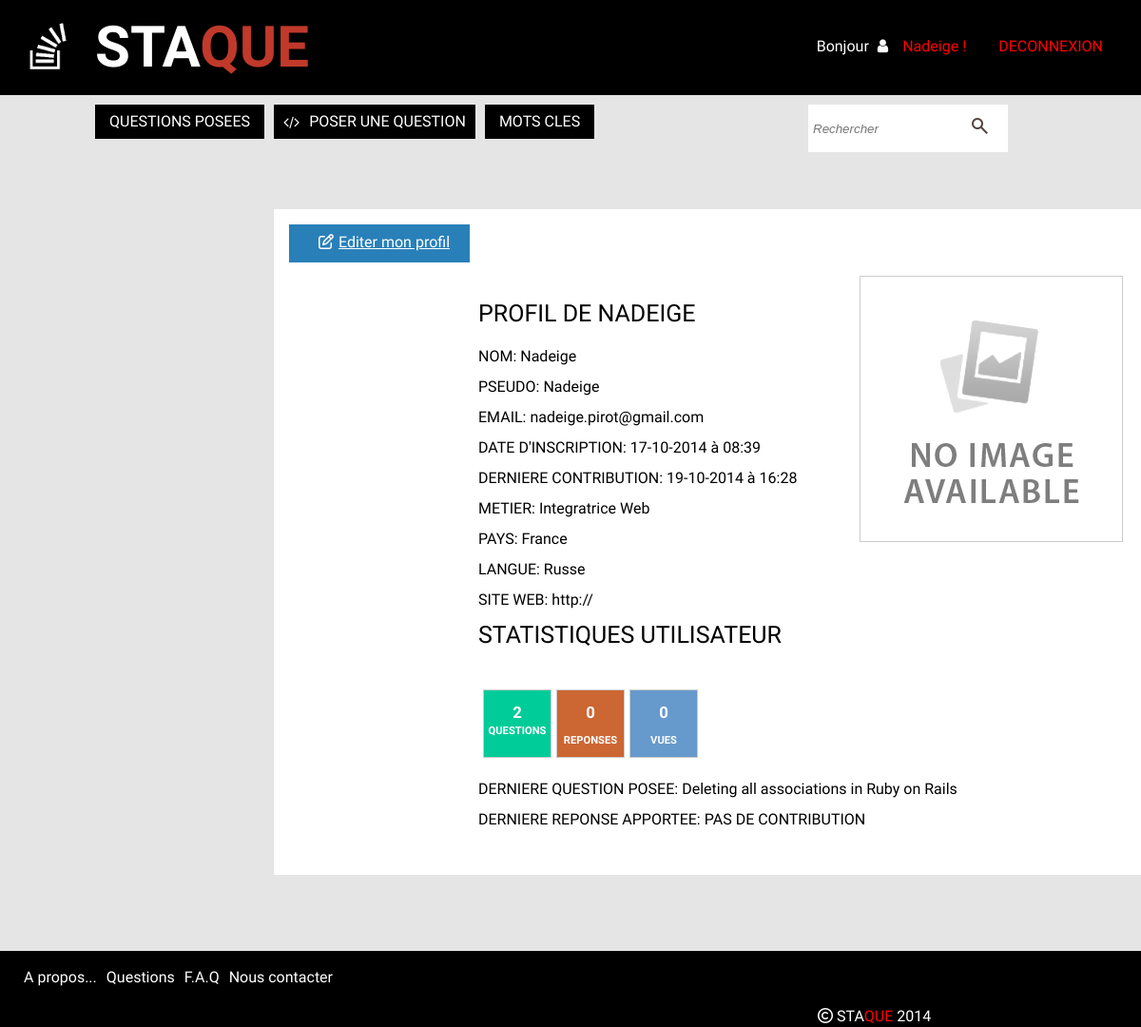
Before: /profile.php?id=18 (signed in) with the older database file.
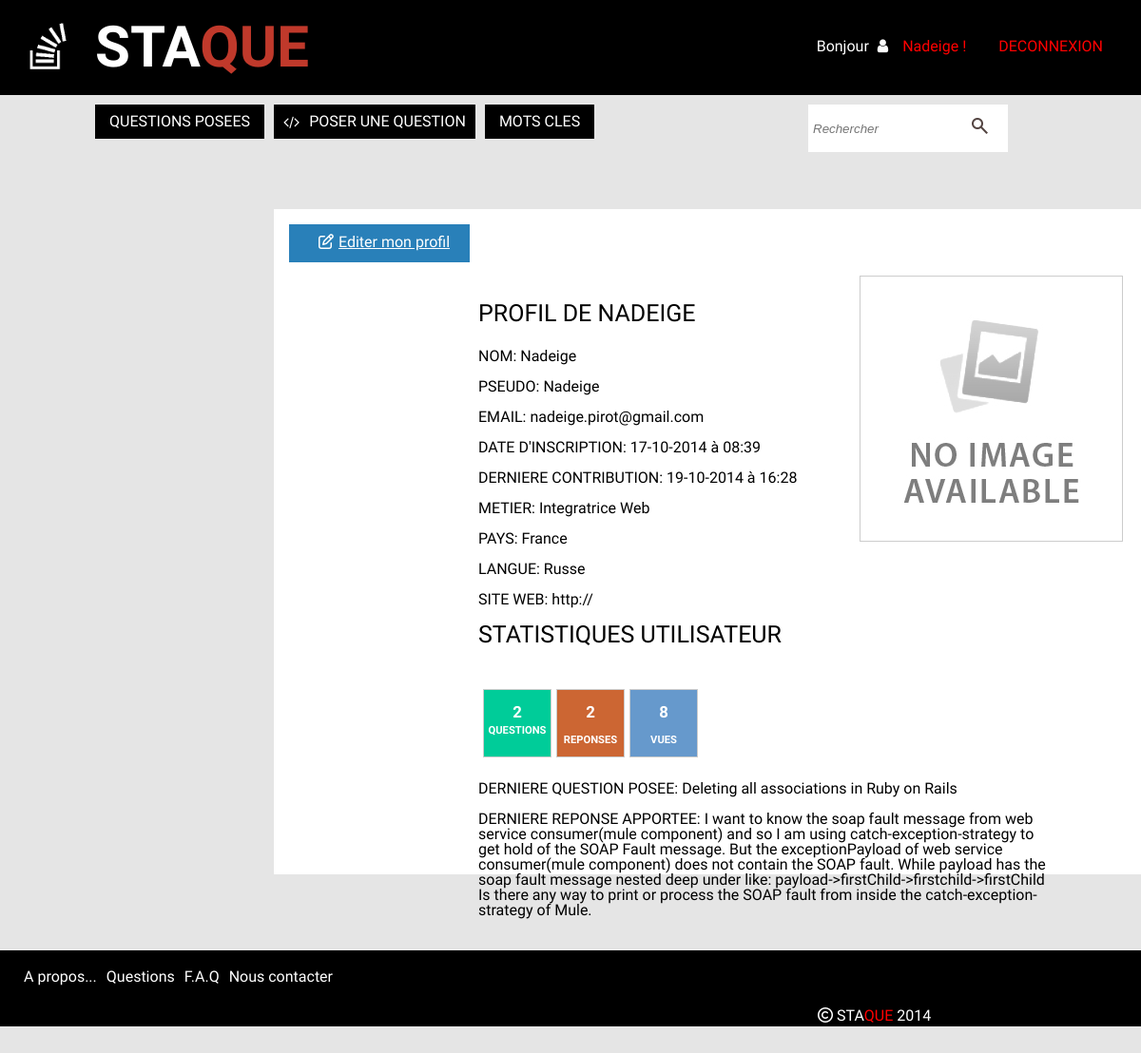
After: the same page with the newer database file.
### tables this page shows
CREATE TABLE IF NOT EXISTS `users` (
  `id` int(11) NOT NULL AUTO_INCREMENT,
  `name` varchar(255) NOT NULL,
  `avatar` varchar(255) DEFAULT NULL,
  `email` varchar(50) NOT NULL,
  `username` varchar(50) NOT NULL,
  `password` varchar(255) NOT NULL,
  `salt` varchar(50) NOT NULL,
  `token` varchar(50) NOT NULL,
  `dateRegistered` datetime NOT NULL,
  `dateModified` datetime NOT NULL,
  `job` varchar(255) NOT NULL,
  `country` varchar(255) NOT NULL,
  `language` varchar(255) NOT NULL,
  `externallink` varchar(255) DEFAULT NULL,
  `score` int(11) NOT NULL,
  PRIMARY KEY (`id`)
);

### inc/functions.php (called while the page is built, shortened)
<?php
	function userIsLogged(){
		if (!empty($_SESSION['user'])){
			return true;
		}
		return false;
	}
?>

### profile.php (the view, shortened to what this page needs)
<?php
$id=$_GET['id'];
include("db.php");
include("inc/functions.php");
include("inc/top.php");
$sql= "SELECT dateModified
	   FROM questions
	   WHERE id_user= :iduser
	   ORDER BY dateModified
	   LIMIT 1";
	   $stmt=$dbh->prepare($sql);
 $stmt->bindValue(":iduser",$id);
 $stmt ->execute();
 $lastUpdate=$stmt->fetchColumn();
$sql="SELECT COUNT(*)
	  FROM questions
	  WHERE id_user= :iduser";
$stmt=$dbh->prepare($sql);
$stmt->bindValue(":iduser",$id);
$stmt->execute();
$questionNumber=$stmt->fetchColumn();
$sql="SELECT COUNT(*)
	  FROM answers
	  WHERE id_user= :iduser";
$stmt=$dbh->prepare($sql);
$stmt->bindValue(":iduser",$id);
$stmt->execute();
$answerNumber=$stmt->fetchColumn();
$sql="SELECT title
      FROM questions
      WHERE id_user=:iduser
      ORDER BY dateCreated DESC
      LIMIT 1 ";
 $stmt=$dbh->prepare($sql);
 $stmt->bindValue(":iduser",$id);
 $stmt ->execute();
 $lastQuestion=$stmt->fetchColumn();
 $sql="SELECT contenu
      FROM answers
      WHERE id_user=:iduser
      ORDER BY dateCreated DESC
      LIMIT 1 ";
 $stmt=$dbh->prepare($sql);
 $stmt->bindValue(":iduser",$id);
 $stmt ->execute();
 $lastAnswer=$stmt->fetchColumn();
$sql="SELECT *
	  FROM users
	  WHERE id= :id";
$stmt=$dbh->prepare($sql);
	$stmt ->bindValue(":id", $id);
	$stmt->execute();
	$users=$stmt->fetch();
?>
 <main class="mainContentProfile">
		<div id="edit">
<?php
if (userIsLogged() && $_SESSION['user']['id']==$_GET['id']) { ?>
 		<a href="edit.php"><i class="fa fa-pencil-square-o"></i><span class="espace"></span>Editer mon profil</a>
 		</div>
<?php } ?>
		<div class="info">
				<h1> Profil de <?php echo $users['username']; ?></h1>
			<p> NOM:
			<?php if($users['name']==""){
				echo $users['name']=" NON RENSEIGNE";
			}
			else echo $users['name'];
			?>
			</p></br>
 			<p> PSEUDO:
 			<?php if($users['username']==""){
				echo $users['username']=" NON RENSEIGNE";
			}
			else echo $users['username'];
			?>
 			 </p></br>
 			<p> EMAIL:
 			<?php if($users['email']==""){
				echo $users['email']=" NON RENSEIGNE";
			}
			else echo $users['email'];
			?>
			</p></br>
			<p>DATE D'INSCRIPTION:
			<?php echo date("d-m-Y à H:i",strtotime($users['dateRegistered']));?>
			</p></br>
			<p> DERNIERE CONTRIBUTION:
              <?php echo date("d-m-Y à H:i",strtotime($lastUpdate));?>
			</p></br>
			<p> METIER:
              <?php if($users['job']==""){
				echo $users['job']=" NON RENSEIGNE";
			}
			else echo $users['job'];
			?>
			</p></br>
			<p> PAYS:
              <?php if($users['country']==""){
				echo $users['country']=" NON RENSEIGNE";
			}
			else echo $users['country'];
			?>
			</p></br>
			<p> LANGUE:
              <?php if($users['language']==""){
				echo $users['language']="NON RENSEIGNEE ";
			}
			else echo $users['language'];
			?>
			</p></br>
			<p> SITE WEB:
              <?php if($users['externallink']==""){
				echo "http://".$users['externallink']="";
			}
			else echo $users['externallink'];
			?></p><br/>
			<div id="activity">
				<h1> STATISTIQUES UTILISATEUR</h1>
		<div class="vote">
        <p><?php echo $questionNumber;?></p>
        <p> QUESTIONS </p>
        </div>
        <div class="answer">
        <p><?php echo $answerNumber;?></p>
        <p>REPONSES</p>
        </div>
        <div class="vue">
        <p><?php echo $users['score'];?></p>
        <p>VUES</p>
        </div>
			<p class="" style="clear:both;padding-top:25px"> DERNIERE QUESTION POSEE:
			<?php if(empty($lastQuestion)){
				echo "PAS DE CONTRIBUTION";}
				else{
			echo $lastQuestion; } ?>
			</p> <br/>
			<p> DERNIERE REPONSE APPORTEE:
			<?php if(empty($lastAnswer)){
				echo "PAS DE CONTRIBUTION";
			}
			else{
				echo $lastAnswer;
			} ?>
			</p>
		    </div>
			</div>
			<div id="profile-image">
				<?php if(empty ($users['avatar'])){ ?>
					<img src="uploads/avatar/1.jpg"/><?php
				}
				else{
				 ?>
					<img src="uploads/avatar/<?php echo $users['avatar'];?>" height="250" width="200"/>
		<?php } ?>
 			 </div></br>
 </main>
 <?php include("inc/bottom.php");

Changed rows visible on the page:
changed users "NADEIGE": score "0" → "8"
Other visible differences:
$answerNumber: "0" → "2"
$lastAnswer: (not shown) → "I want to know the soap fault message from web service consumer(mule component) and so I am using catch-exception-strategy to get hold of the SOAP Fault message. But the exceptionPayload of web service consumer(mule component) does not contain the SOAP fault. While payload has the soap fault message nested deep under like: payload->firstChild->firstchild->firstChild Is there any way to print or process the SOAP fault from inside the catch-exception-strategy of Mule."
text no longer shown: "PAS DE CONTRIBUTION"
